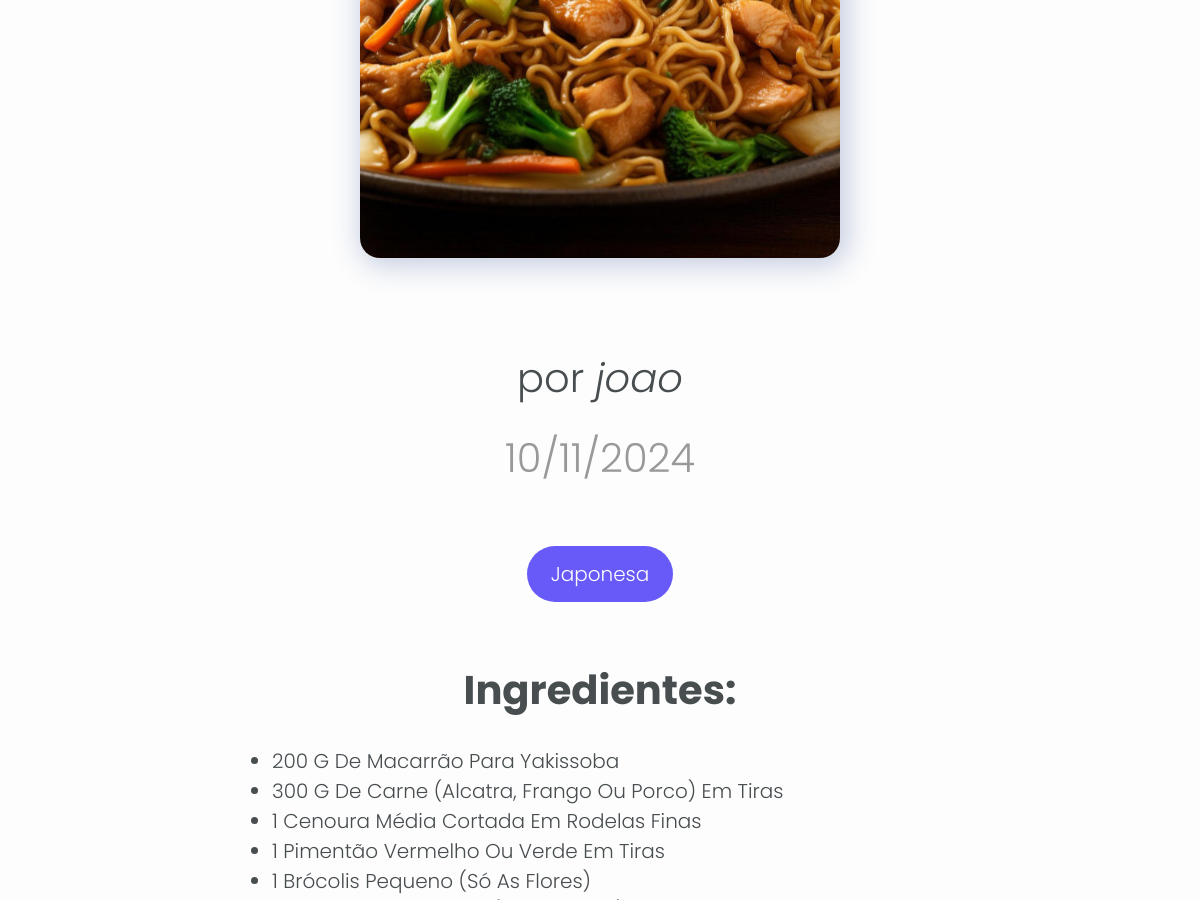
The page /recipes/view/21 (signed in, middle part) on the database as committed earlier.
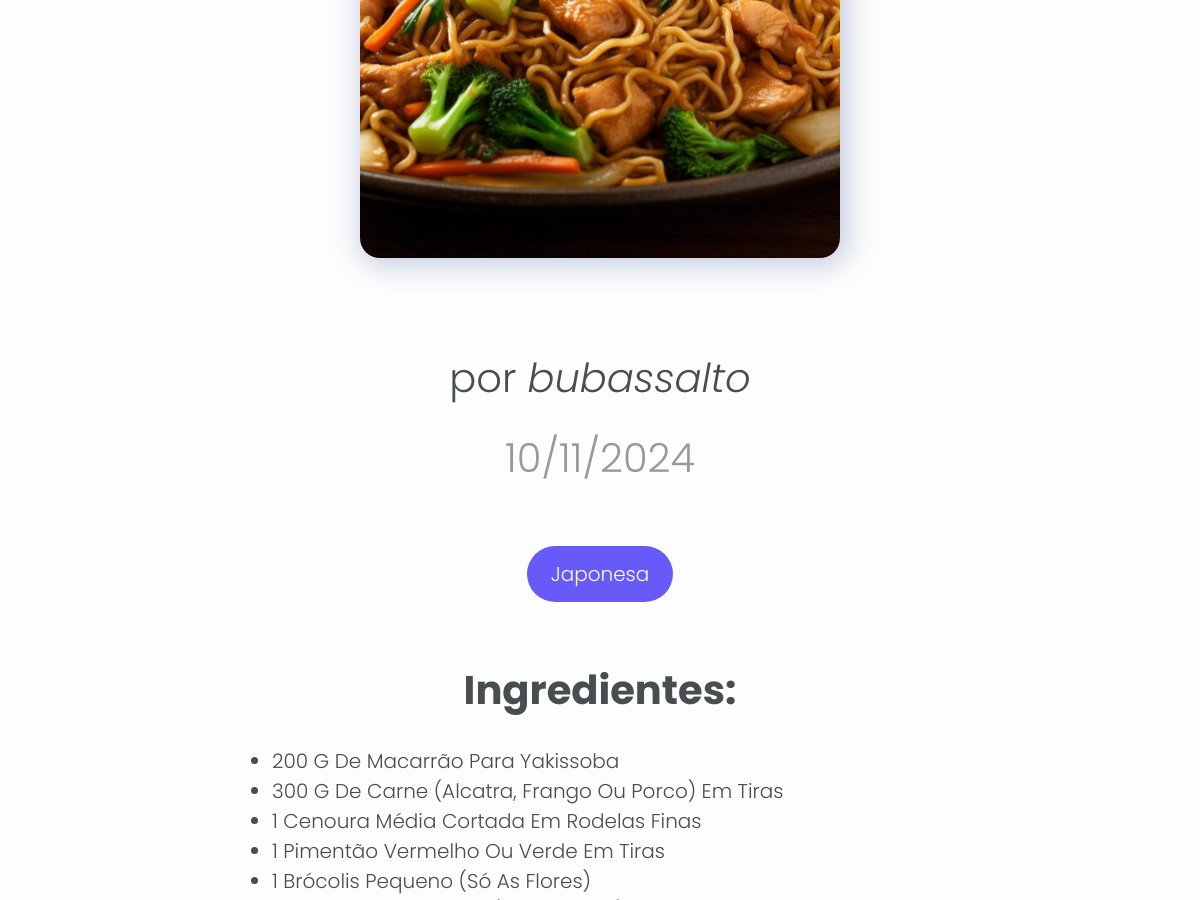
The same page on the database as committed later.
### recipebook/models.py (models this page shows)
class User(db.Model, UserMixin):
    __tablename__ = 'user'
    id = db.Column(db.Integer, primary_key=True, autoincrement=True)
    name = db.Column(db.String(50), nullable=False)
    email = db.Column(db.String(50), nullable=False, unique=True)
    password = db.Column(db.String(255), nullable=False)
    profile_picture = db.Column(db.String(255), nullable=True)
    recipes = db.relationship('Recipe', backref='user', lazy=True, passive_deletes=True)
    liked_recipes = db.relationship('Recipe', secondary=likes, backref='liked_by')

### recipebook/recipes.py (the view)
@bp.route('/view/<int:recipe_id>', methods=['GET'])
def view(recipe_id):
    recipe = get_recipe_by_id(recipe_id)
    print(recipe.image_path)
    if recipe == None:
        return abort(404)
    return render_template('comida.html', recipe=recipe)

### recipebook/recipes.py (called while the page is built)
def get_recipe_by_id(recipe_id):
    query = (
        db.session.query(
            Recipe.id,
            Recipe.user_id,
            Recipe.title,
            Recipe.ingredients,
            Recipe.steps,
            Recipe.date_created,
            Recipe.image_path,
            Category.name.label("category_name"),
            User.name.label("author")
        )
        .filter_by(id=recipe_id)
        .join(User, User.id == Recipe.user_id)
        .join(Category, Recipe.category_id == Category.id)
    )
    recipe = query.first()
    return recipe

### recipebook/templates/comida.html (shortened to what this page needs)
<!doctype html>
<html lang="pt-br">
  <head>
    <link rel="stylesheet" href="{{ url_for('static', filename='bootstrap/css/bootstrap.min.css') }}">
    <link rel="stylesheet" href="{{ url_for('static', filename='css/navbar.css') }}">
    <link rel="stylesheet" href="{{ url_for('static', filename='css/comida.css') }}">
    <link href='https://unpkg.com/boxicons@2.1.4/css/boxicons.min.css' rel='stylesheet'>
  </head>
  <body>
    {% include "search_component.html" %}
    <div class="posicaoImagem">
      {% if recipe.image_path %}
        <img id="ImagemComida" src="{{ url_for('static', filename='uploads/' + recipe.image_path) }}" alt="Imagem da Comida">
      {% endif %}
    </div>
    <p id="Autor" class="display-6 text-center">por <i>{{ recipe.author }}</i></p>
    <p id="Data" class="lead display-6 text-center">{{ recipe.date_created.day }}/{{ recipe.date_created.month }}/{{ recipe.date_created.year }}</p>
    <div id="FundoCat">
      <p id="Categoria" class="lead pt-3 pb-3 h1 text-center">{{ recipe.category_name }}</p>
    </div>
    <h1 id="Ingredientes" class="text-center fw-bold">Ingredientes:</h1>
    <div id="Socorro">
      <ul>
        {% for i in recipe.ingredients.split('\n') %}
        <li class="lead text-capitalize">
          {{ i }}
        </li>
        {% endfor %}
      </ul>
    </div>
  </body>
</html>

Rows that differ between the two databases and show on the page:
changed User: author "joao" → "bubassalto"
